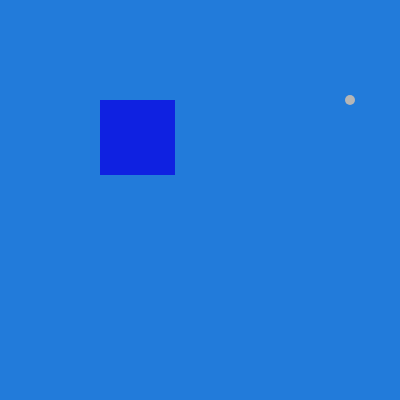
Frame 1 (no input)
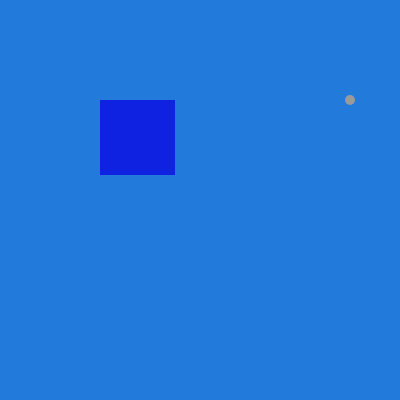
Frame 60 (no input)
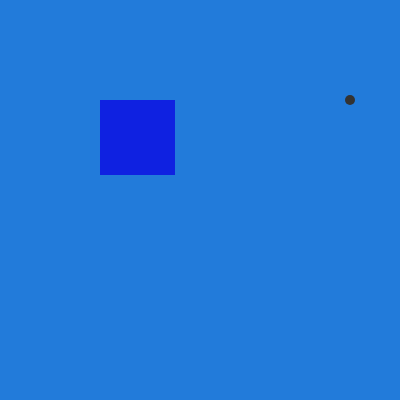
Frame 120 (the mouse pressed at the canvas centre since frame 60)

The p5.js sketch that drew these frames (run headless with seeded random() and noise() and a simulated clock; from frame 60 on, the mouse is pressed at the canvas centre):

// p5.js sketch
// ── sketch.js
/*
Example with multiple shapes across the canvas/ window using object literal notation place in tabs for organization.
Code that references the circle and rectangle are in their own tabs, linked in the HTML document: 
<script src="circle.js" type="text/javascript"></script>
<script src="rectangle.js" type="text/javascript"></script>

Created by Dawn C. Hayes March 2017 (Modified by Grace Zuniga May 2017)
*/

function setup() { 
  createCanvas(400, 400);  //creates canvas sized at 400 by 400 
}

function draw() {
  background(34, 123, 218); // sets background to this color
  noStroke(); // no outline 
  fill(circle.r, circle.g, circle.b); // fills according to variable values
  ellipse(circle.x, circle.y, circle.diam, circle.diam); // creates shape according to variable values
  fill(rectangle.r, rectangle.g, rectangle.b); // fills according to variable values
  rect(rectangle.x, rectangle.y, rectangle.diam, rectangle.diam); // creates shape according to variable values
  fill(random(255)); //fills grayscale randomly
  ellipse(star.x, star.y, star.diam, star.diam); // creates shape according to variable values
}
// ── circle.js


var circle = { // creates variable circle with following values
  x: 200, // x valued at 200
  y: 200, // y valued at 200
  diam: 50, // diam valued at 50
  r: 255, // r valued at 255
  g: 123, // g valued at 123
  b: 25 // b valued at 25
}
// ── rectangle.js

var rectangle = { // creates variable rectangle with following values
  x: 100, // x valued at 100
  y: 100, // y valued at 100 
  diam: 75, // diam valued at 75
  r: 15, // r valued at 15
  g: 33, // g valued at 33
  b: 225 // b valued at 225
}
// ── star.js

var star = { // creates star variable with following values
  x: 350, // x valued at 350
  y: 100, // y valued at 100
  diam: 10 // diam alued at 10
}
